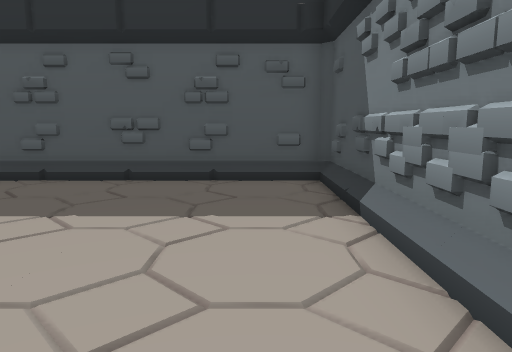
View 1 (above)

20 first-person views from a walk through a Godot game level. The camera is 1.3 m above the floor, tilts 8° down and sees 70° across. The floor is counted in squares, 1 m on a side. Each view is taken from the middle of a square. On the plan, view 1 faces up. The plan holds only what a view shows up to about 15 squares ahead; the rest is blank. The place goes on beyond the plan. Characters and animated objects are not drawn.

View 2
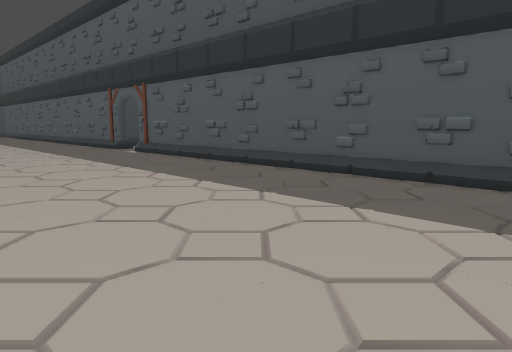

View 3
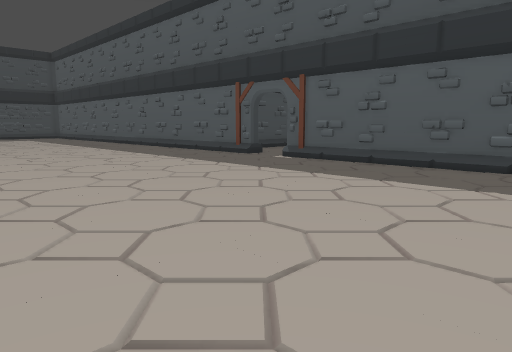

View 4
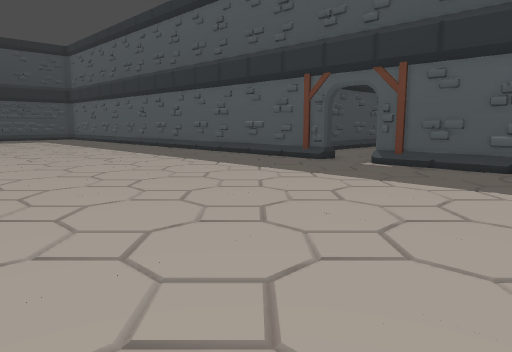

View 5
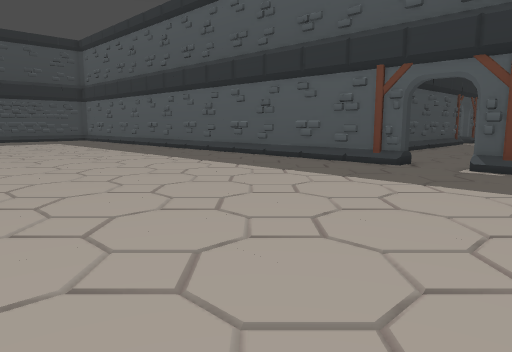

View 6
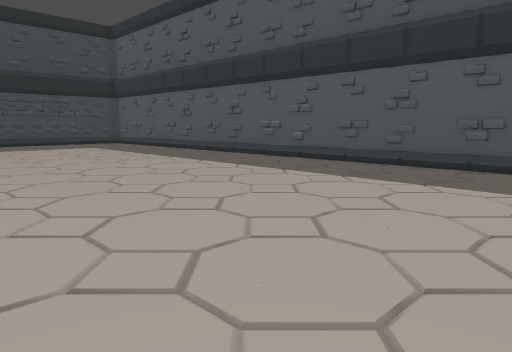

View 7
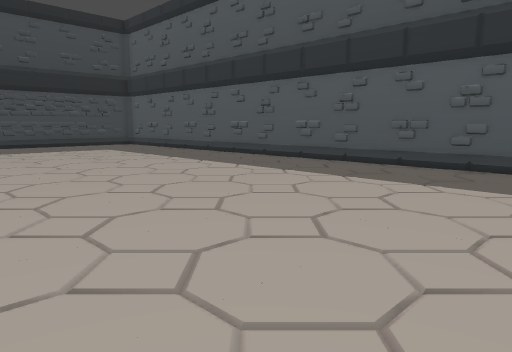

View 8
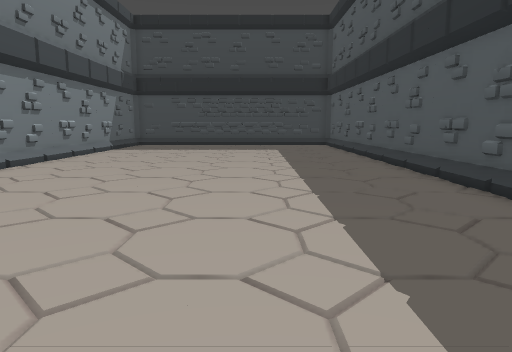

View 9
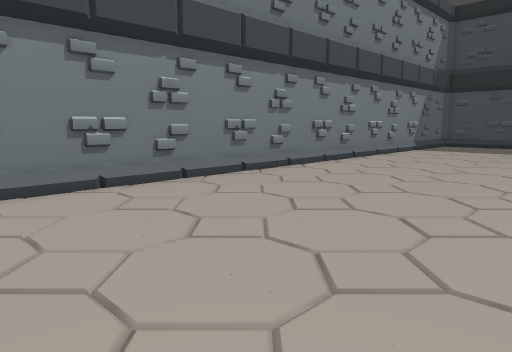

View 10
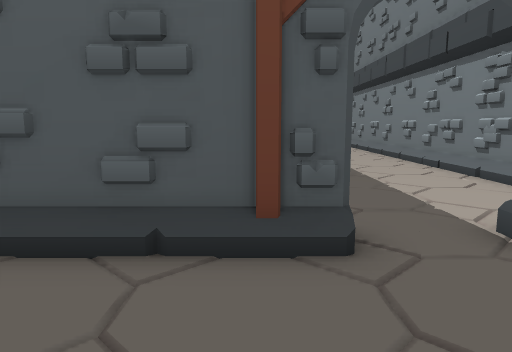

View 11
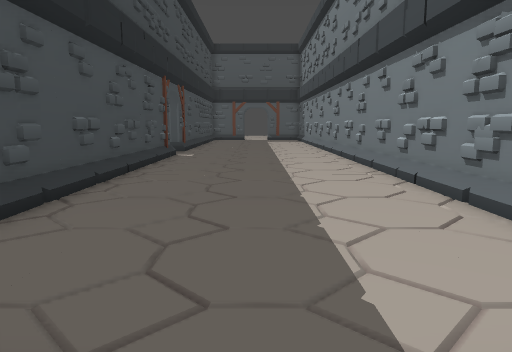

View 12
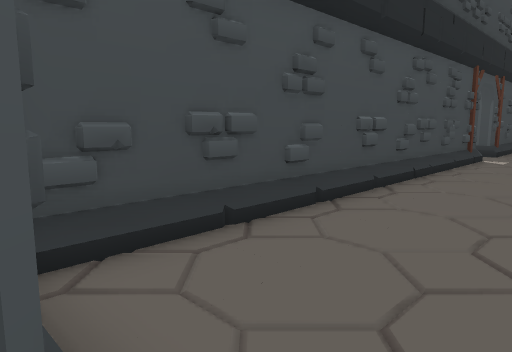

View 13
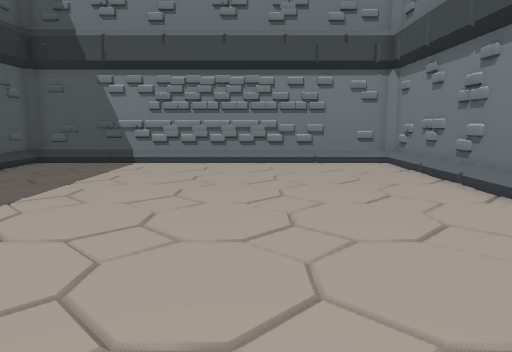

View 14
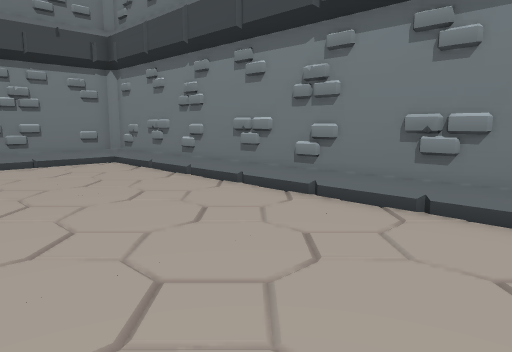

View 15
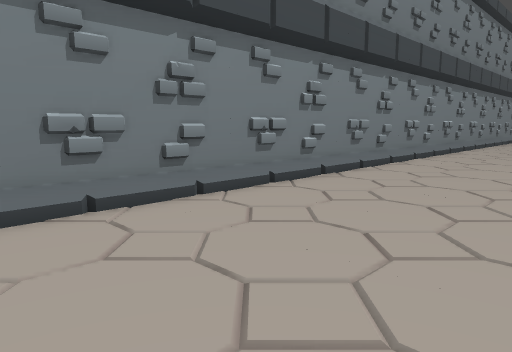

View 16
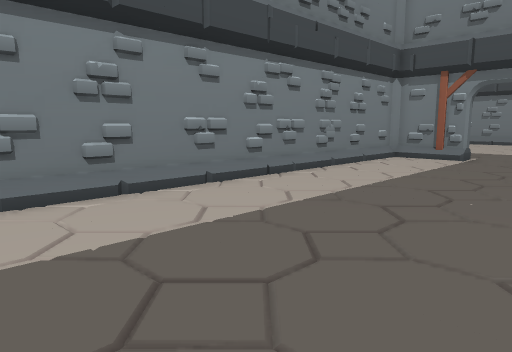

View 17
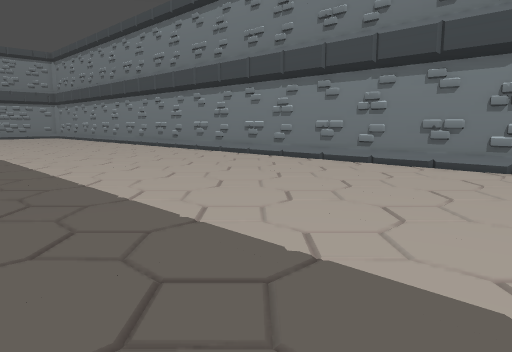

View 18
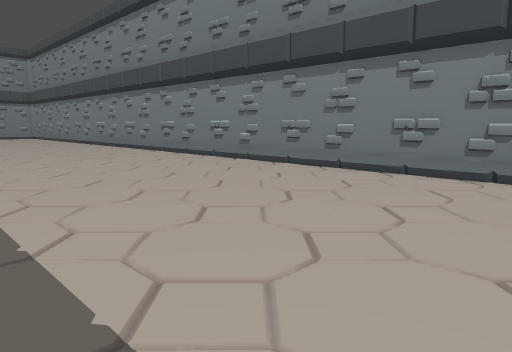

View 19
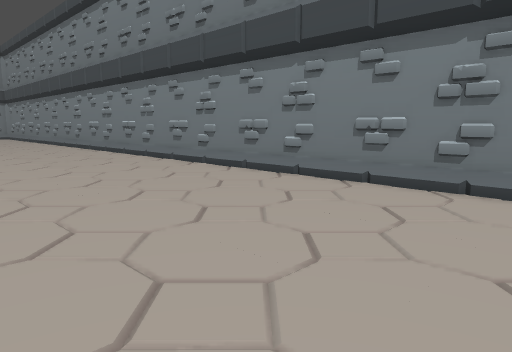

View 20
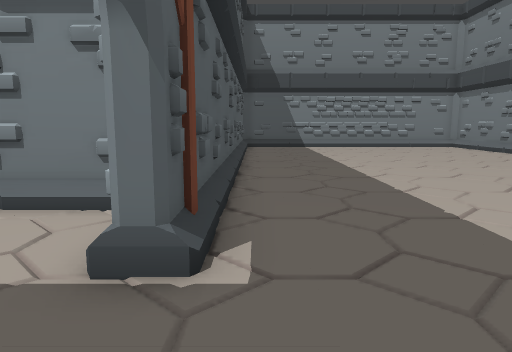

### Floor plan
Points are (right, up) in squares from view 1. A wall is a line through its corners. A room is listed if a view was taken in it or the views show most of it. See-through windows are left out.
Room 1 (views 1, 2, 3, 4, 5, 6, 7, 8, 9, 10, 11, 12, 13, 14, 15, 17, 18, 19, 20)
walls: (-19, 9.2) (-19, 8.8) (-37.2, 8.8); (-37.2, -3.8) (1.5, -3.8) (1.7, -3.5) (1.7, 8.5) (1.5, 8.8) (-17, 8.8) (-17, 9.2)
low walls: (-19.5, 8.5) (-20.9, 8.5); (-15.5, 8.5) (-16.5, 8.5); (-21.5, 8.5) (-22.9, 8.5); (-13.1, 8.5) (-14.9, 8.5); (-23.1, 8.5) (-24.9, 8.5); (-11.5, 8.5) (-12.4, 8.5); (-25, 8.5) (-26.9, 8.5); (-9.1, 8.5) (-10.9, 8.5); (-27.1, 8.5) (-28.9, 8.5); (-7.5, 8.5) (-8.4, 8.5); (-29.1, 8.5) (-30.4, 8.5); (-5.5, 8.5) (-6.4, 8.5); (-3.1, 8.5) (-4.9, 8.5); (-1.5, 8.5) (-2.9, 8.5); (1.5, 2) (1.5, 4.4); (1.5, 4.5) (1.5, 5.4)
ways out: opening at (-17.5, 9) to room 2
Room 2 (view 16)
walls: (-17, 9.2) (-14.3, 9.2) (-14.3, 23.1); (-21.7, 24) (-21.7, 9.8); (-14.6, 9.2) (-14.2, 9.5)
low walls: (-14.5, 14.5) (-14.5, 15.4); (-14.5, 12.8) (-14.5, 13.4)
ways out: opening at (-17.5, 9) to room 1

Positions as (right, up) in squares from view 1, and headings:
1: (0, 0), facing up
2: (0, 0), facing up-left
3: (-7, -3), facing up-left
4: (-11, -3), facing up-left
5: (-14, -3), facing up-left
6: (-20, -3), facing up-left
7: (-22, -3), facing up-left
8: (-22, 4), facing left
9: (-22, 4), facing down-left
10: (-20, 5), facing up
11: (-18, 8), facing up
12: (-18, 9), facing up-left
13: (-11, 1), facing right
14: (-11, 2), facing down-right
15: (-7, 2), facing down-left
16: (-21, 24), facing down-right
17: (-37, 8), facing down-right
18: (-37, 6), facing down-right
19: (-37, 4), facing down-right
20: (-20, 8), facing right
